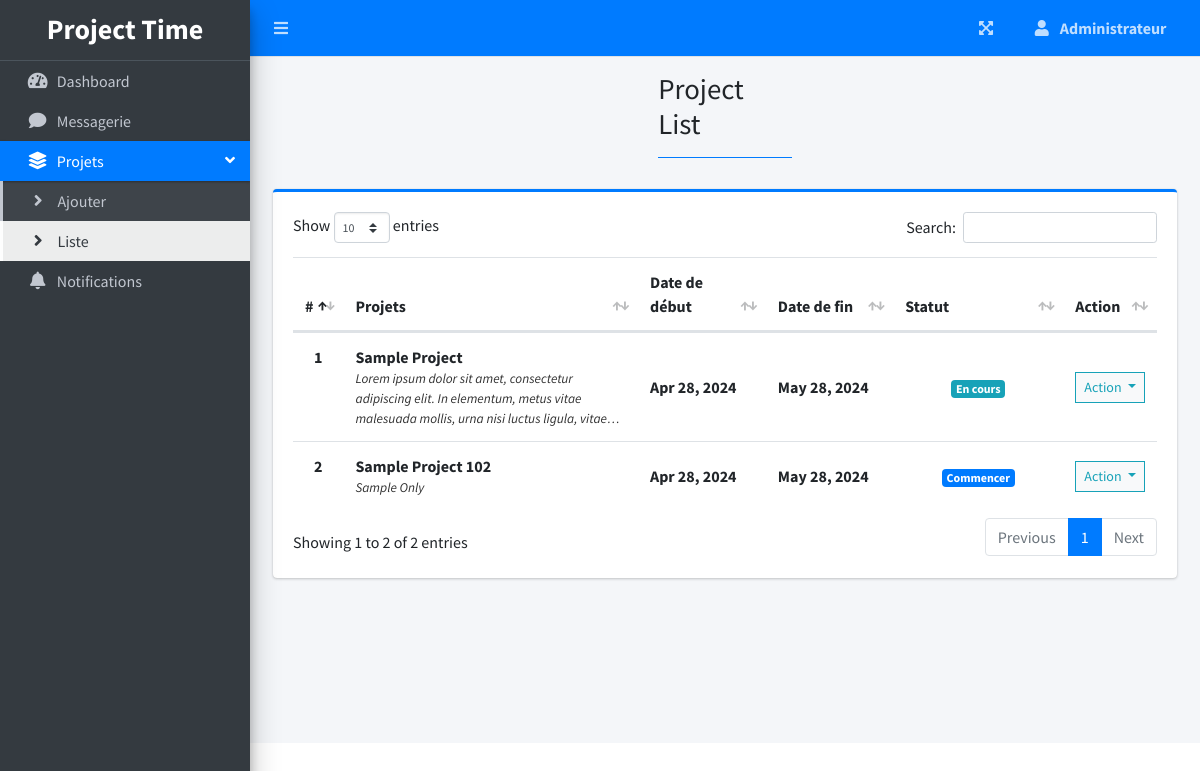
Page /index.php?page=project_list on the committed database.
### tables this page shows
CREATE TABLE `project_list` (
  `id` int(30) NOT NULL,
  `name` varchar(200) NOT NULL,
  `description` text NOT NULL,
  `status` tinyint(2) NOT NULL,
  `start_date` date NOT NULL,
  `end_date` date NOT NULL,
  `manager_id` int(30) NOT NULL,
  `user_ids` text NOT NULL,
  `date_created` datetime NOT NULL DEFAULT current_timestamp()
);

### project_list.php (the view, shortened to what this page needs)
<?php include'db_connect.php' ?>
<div class="col-lg-12">
	<div class="card card-outline card-primary">
		<div class="card-body">
			<table class="table tabe-hover table-condensed" id="list">
				<colgroup>
					<col width="5%">
					<col width="35%">
					<col width="15%">
					<col width="15%">
					<col width="20%">
					<col width="10%">
				</colgroup>
				<thead>
					<tr>
						<th class="text-center">#</th>
						<th>Projets</th>
						<th>Date de début</th>
						<th>Date de fin</th>
						<th>Statut</th>
						<th>Action</th>
					</tr>
				</thead>
				<tbody>
					<?php
					$i = 1;
					$stat = array("En attente","Commencer","En cours","En pause","Finition","Terminer");
					$where = "";
					$qry = $conn->query("SELECT * FROM project_list $where order by name asc");
					while($row= $qry->fetch_assoc()):
						$trans = get_html_translation_table(HTML_ENTITIES,ENT_QUOTES);
						unset($trans["\""], $trans["<"], $trans[">"], $trans["<h2"]);
						$desc = strtr(html_entity_decode($row['description']),$trans);
						$desc=str_replace(array("<li>","</li>"), array("",", "), $desc);
		                $cprog = $conn->query("SELECT * FROM task_list where project_id = {$row['id']} and status = 3")->num_rows;
		                $prod = $conn->query("SELECT * FROM user_productivity where project_id = {$row['id']}")->num_rows;
						if($row['status'] == 0 && strtotime(date('Y-m-d')) >= strtotime($row['start_date'])):
						if($prod  > 0  || $cprog > 0)
		                  $row['status'] = 2;
		                else
		                  $row['status'] = 1;
						elseif($row['status'] == 0 && strtotime(date('Y-m-d')) > strtotime($row['end_date'])):
						$row['status'] = 4;
						endif;
					?>
					<tr>
						<th class="text-center"><?php echo $i++ ?></th>
						<td>
							<p><b><?php echo ucwords($row['name']) ?></b></p>
							<p class="truncate"><?php echo strip_tags($desc) ?></p>
						</td>
						<td><b><?php echo date("M d, Y",strtotime($row['start_date'])) ?></b></td>
						<td><b><?php echo date("M d, Y",strtotime($row['end_date'])) ?></b></td>
						<td class="text-center">
							<?php
							  if($stat[$row['status']] =='En attente'){
							  	echo "<span class='badge badge-secondary'>{$stat[$row['status']]}</span>";
							  }elseif($stat[$row['status']] =='Commencer'){
							  	echo "<span class='badge badge-primary'>{$stat[$row['status']]}</span>";
							  }elseif($stat[$row['status']] =='En cours'){
							  	echo "<span class='badge badge-info'>{$stat[$row['status']]}</span>";
							  }elseif($stat[$row['status']] =='En pause'){
							  	echo "<span class='badge badge-warning'>{$stat[$row['status']]}</span>";
							  }elseif($stat[$row['status']] =='Finition'){
							  	echo "<span class='badge badge-danger'>{$stat[$row['status']]}</span>";
							  }elseif($stat[$row['status']] =='Terminer'){
							  	echo "<span class='badge badge-success'>{$stat[$row['status']]}</span>";
							  }
							?>
						</td>
						<td class="text-center">
							<button type="button" class="btn btn-default btn-sm btn-flat border-info wave-effect text-info dropdown-toggle" data-toggle="dropdown" aria-expanded="true">
		                      Action
		                    </button>
						</td>
					</tr>
				<?php endwhile; ?>
				</tbody>
			</table>
		</div>
	</div>
</div>

### project_list.php (style rules this page uses)
table p { margin: unset !important; }
table td { vertical-align: middle !important }

### rows in the picture
project_list: name "Sample Project", description "Lorem ipsum dolor sit amet, consectetur adipiscing elit. In elementum, metus vitae malesuada mollis, urna nisi luctus ligula,…", start_date "Apr 28, 2024", end_date "May 28, 2024", manager "En cours"
project_list: name "Sample Project 102", description "Sample Only", start_date "Apr 28, 2024", end_date "May 28, 2024", status "Commencer"

### other values in the picture
$title "Project List"
